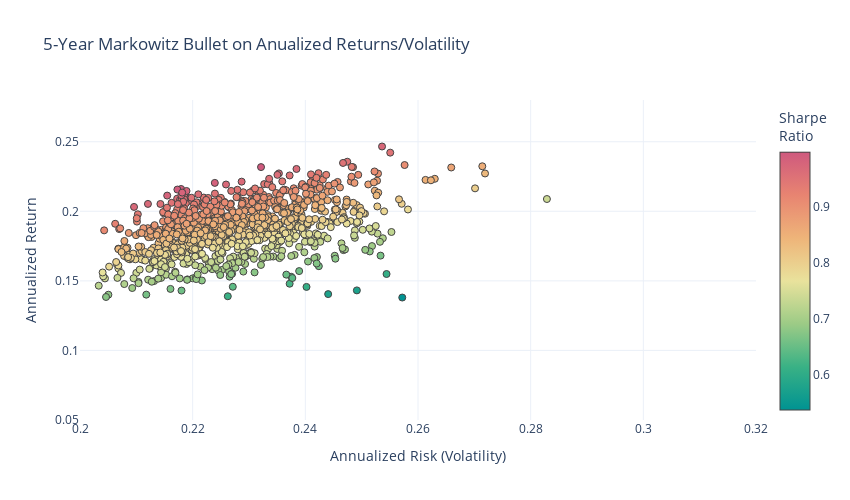

The code cell stored with this chart in its notebook:
### Code cell
#-- Plot the risk vs. return of randomly generated portfolios
#-- Convert the list from before into an array for easy plotting
mean_variance_pairs = np.array(mean_variance_pairs)

risk_free_rate=0 #-- Include risk free rate here

fig = go.Figure()
fig.add_trace(go.Scatter(x=mean_variance_pairs[:,1]**0.5, y=mean_variance_pairs[:,0], 
                      marker=dict(color=(mean_variance_pairs[:,0]-risk_free_rate)/(mean_variance_pairs[:,1]**0.5), 
                                  showscale=True, 
                                  size=7,
                                  line=dict(width=1),
                                  colorscale="Temps",
                                  colorbar=dict(title="Sharpe<br>Ratio")
                                 ), 
                      mode='markers'))
fig.update_layout(template='plotly_white',
                  xaxis=dict(title='Annualized Risk (Volatility)'),
                  yaxis=dict(title='Annualized Return'),
                  title='5-Year Markowitz Bullet on Anualized Returns/Volatility',
                  width=850,
                  height=500)
fig.update_xaxes(range=[0.20, 0.32])
fig.update_yaxes(range=[0.05,0.28])
fig.update_layout(coloraxis_colorbar=dict(title="Sharpe Ratio"))

### Figure 1 — Plotly figure (JSON) as saved in the notebook; plotly's stock layout.template omitted (floating-point values rounded to 4 significant figures; data arrays with more than 128 entries replaced by an {"elided": "..."} marker saying what was removed)
{"data": [{"marker": {"color": {"elided": "1000 float values"}, "colorbar": {"title": {"text": "Sharpe<br>Ratio"}}, "colorscale": [[0, "rgb(0, 147, 146)"], [0.1667, "rgb(57, 177, 133)"], [0.3333, "rgb(156, 203, 134)"], [0.5, "rgb(233, 226, 156)"], [0.6667, "rgb(238, 180, 121)"], [0.8333, "rgb(232, 132, 113)"], [1, "rgb(207, 89, 126)"]], "line": {"width": 1}, "showscale": true, "size": 7}, "mode": "markers", "type": "scatter", "x": {"elided": "1000 float values"}, "y": {"elided": "1000 float values"}}], "layout": {"coloraxis": {"colorbar": {"title": {"text": "Sharpe Ratio"}}}, "height": 500, "title": {"text": "5-Year Markowitz Bullet on Anualized Returns/Volatility"}, "width": 850, "xaxis": {"range": [0.2, 0.32], "title": {"text": "Annualized Risk (Volatility)"}}, "yaxis": {"range": [0.05, 0.28], "title": {"text": "Annualized Return"}}}}
